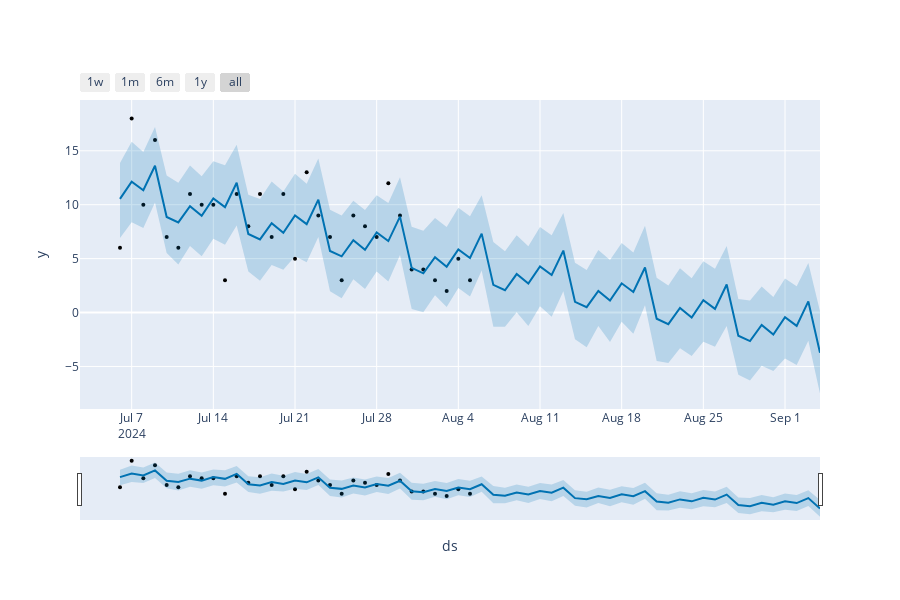

This figure's notebook cell:
### Code cell
# Python
from prophet.plot import plot_plotly, plot_components_plotly

plot_plotly(m, forecast)
